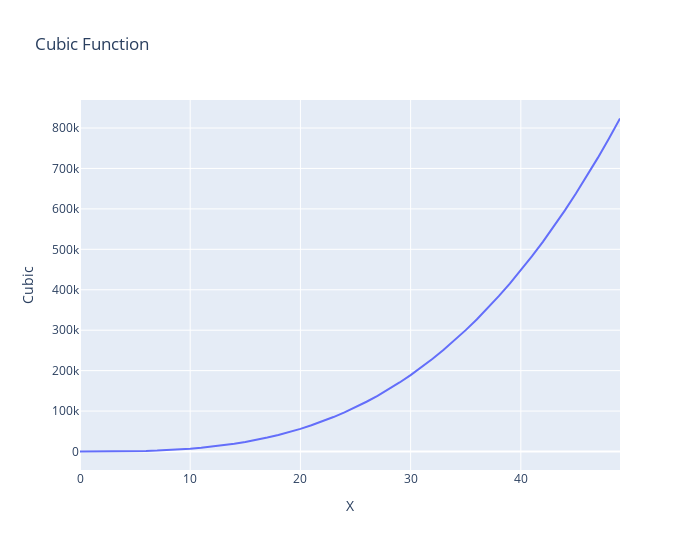

Notebook code for this chart:
### Code cell
fig = px.line(df, x="X", y="Cubic",width=700, height=550, title='Cubic Function')
fig.show()

### Figure 1 — Plotly figure (JSON) as saved in the notebook; plotly's stock layout.template omitted (floating-point values rounded to 4 significant figures)
{"data": [{"hovertemplate": "X=%{x}<br>Cubic=%{y}<extra></extra>", "legendgroup": "", "line": {"color": "#636efa", "dash": "solid"}, "mode": "lines", "name": "", "orientation": "v", "showlegend": false, "type": "scatter", "x": [0, 1, 2, 3, 4, 5, 6, 7, 8, 9, 10, 11, 12, 13, 14, 15, 16, 17, 18, 19, 20, 21, 22, 23, 24, 25, 26, 27, 28, 29, 30, 31, 32, 33, 34, 35, 36, 37, 38, 39, 40, 41, 42, 43, 44, 45, 46, 47, 48, 49], "xaxis": "x", "y": [0, 7, 56, 189, 448, 875, 1512, 2401, 3584, 5103, 7000, 9317, 12096, 15379, 19208, 23625, 28672, 34391, 40824, 48013, 56000, 64827, 74536, 85169, 96768, 109375, 123032, 137781, 153664, 170723, 189000, 208537, 229376, 251559, 275128, 300125, 326592, 354571, 384104, 415233, 448000, 482447, 518616, 556549, 596288, 637875, 681352, 726761, 774144, 823543], "yaxis": "y"}], "layout": {"height": 550, "legend": {"tracegroupgap": 0}, "title": {"text": "Cubic Function"}, "width": 700, "xaxis": {"anchor": "y", "autorange": true, "domain": [0, 1], "range": [0, 49], "title": {"text": "X"}, "type": "linear"}, "yaxis": {"anchor": "x", "autorange": true, "domain": [0, 1], "range": [-45750.0, 869300.0], "title": {"text": "Cubic"}, "type": "linear"}}}
